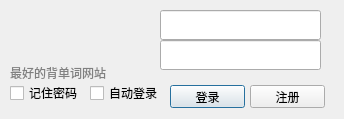
<?xml version="1.0" encoding="UTF-8"?>
<ui version="4.0">
 <class>Login</class>
 <widget class="QDialog" name="Login">
  <property name="geometry">
   <rect>
    <x>0</x>
    <y>0</y>
    <width>344</width>
    <height>119</height>
   </rect>
  </property>
  <property name="windowTitle">
   <string>扇贝词典</string>
  </property>
  <property name="windowIcon">
   <iconset resource="icons.qrc">
    <normaloff>:/img/logo.png</normaloff>:/img/logo.png</iconset>
  </property>
  <widget class="QLineEdit" name="username">
   <property name="geometry">
    <rect>
     <x>160</x>
     <y>10</y>
     <width>161</width>
     <height>30</height>
    </rect>
   </property>
   <property name="font">
    <font>
     <pointsize>12</pointsize>
    </font>
   </property>
   <property name="whatsThis">
    <string>输入你的扇贝网用户名称</string>
   </property>
  </widget>
  <widget class="QLineEdit" name="password">
   <property name="geometry">
    <rect>
     <x>160</x>
     <y>40</y>
     <width>161</width>
     <height>30</height>
    </rect>
   </property>
   <property name="font">
    <font>
     <pointsize>12</pointsize>
    </font>
   </property>
   <property name="whatsThis">
    <string>输入你的扇贝网密码</string>
   </property>
   <property name="echoMode">
    <enum>QLineEdit::Password</enum>
   </property>
  </widget>
  <widget class="QPushButton" name="loginButton">
   <property name="geometry">
    <rect>
     <x>170</x>
     <y>85</y>
     <width>75</width>
     <height>23</height>
    </rect>
   </property>
   <property name="text">
    <string>登录</string>
   </property>
  </widget>
  <widget class="ClickLabel" name="labelLogo">
   <property name="geometry">
    <rect>
     <x>10</x>
     <y>10</y>
     <width>131</width>
     <height>51</height>
    </rect>
   </property>
   <property name="cursor">
    <cursorShape>OpenHandCursor</cursorShape>
   </property>
   <property name="text">
    <string/>
   </property>
   <property name="pixmap">
    <pixmap resource="icons.qrc">:/img/new_logo.png</pixmap>
   </property>
  </widget>
  <widget class="QCheckBox" name="checkBox_pass">
   <property name="geometry">
    <rect>
     <x>10</x>
     <y>85</y>
     <width>81</width>
     <height>16</height>
    </rect>
   </property>
   <property name="text">
    <string>记住密码</string>
   </property>
  </widget>
  <widget class="QCheckBox" name="checkBox_auto">
   <property name="geometry">
    <rect>
     <x>90</x>
     <y>85</y>
     <width>81</width>
     <height>16</height>
    </rect>
   </property>
   <property name="text">
    <string>自动登录</string>
   </property>
  </widget>
  <widget class="QPushButton" name="registerButton">
   <property name="geometry">
    <rect>
     <x>250</x>
     <y>85</y>
     <width>75</width>
     <height>23</height>
    </rect>
   </property>
   <property name="toolTip">
    <string>去扇贝网注册账号</string>
   </property>
   <property name="whatsThis">
    <string>去扇贝网注册账号</string>
   </property>
   <property name="text">
    <string>注册</string>
   </property>
  </widget>
  <widget class="QLabel" name="logininfo">
   <property name="geometry">
    <rect>
     <x>10</x>
     <y>65</y>
     <width>281</width>
     <height>16</height>
    </rect>
   </property>
   <property name="styleSheet">
    <string notr="true">color:Gray;</string>
   </property>
   <property name="text">
    <string>最好的背单词网站</string>
   </property>
  </widget>
  <widget class="QLabel" name="key">
   <property name="geometry">
    <rect>
     <x>300</x>
     <y>40</y>
     <width>21</width>
     <height>31</height>
    </rect>
   </property>
   <property name="text">
    <string/>
   </property>
   <property name="pixmap">
    <pixmap resource="icons.qrc">:/img/key.png</pixmap>
   </property>
  </widget>
  <widget class="QLabel" name="face">
   <property name="geometry">
    <rect>
     <x>300</x>
     <y>15</y>
     <width>21</width>
     <height>21</height>
    </rect>
   </property>
   <property name="text">
    <string/>
   </property>
   <property name="pixmap">
    <pixmap resource="icons.qrc">:/img/face.png</pixmap>
   </property>
  </widget>
 </widget>
 <customwidgets>
  <customwidget>
   <class>ClickLabel</class>
   <extends>QLabel</extends>
   <header location="global">clicklabel.h</header>
  </customwidget>
 </customwidgets>
 <resources>
  <include location="icons.qrc"/>
  <include location="../icons.qrc"/>
 </resources>
 <connections/>
</ui>
